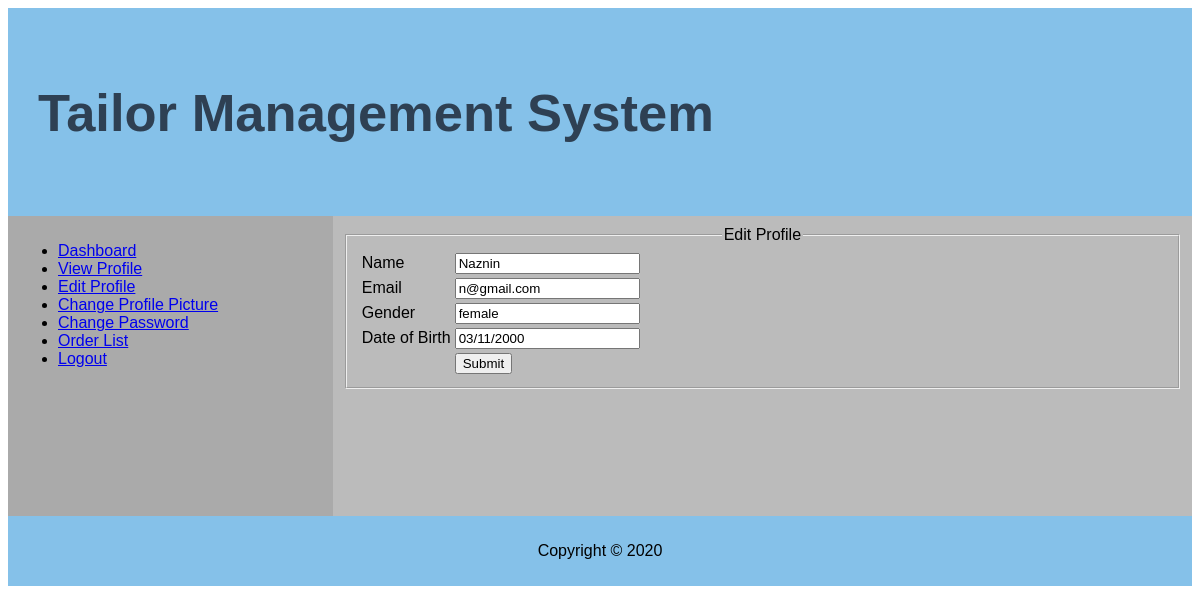
/tailor_edit.php (signed in), run on the app's committed database.
### tables this page shows
CREATE TABLE `tailor` (
  `ID` int(50) NOT NULL,
  `name` varchar(100) NOT NULL,
  `email` varchar(100) NOT NULL,
  `userName` varchar(100) NOT NULL,
  `password` varchar(100) NOT NULL,
  `gender` varchar(100) NOT NULL,
  `dob` varchar(100) NOT NULL,
  `picture` varchar(100) NOT NULL,
  `type` varchar(50) NOT NULL
);

### tailor_edit.php (the view, shortened to what this page needs)
<?php
$userName=$_SESSION['userName'];
?>
<html>
<head>
</head>
<body>
<div class="grid-container">
  <div class="header">
    <h2 style="color: #2E4053"; align="left">Tailor Management System <?php
    $name=$_SESSION['name'];
    ?></h2>
  </div>
  <div class="left" style="background-color:#aaa;">
  <ul>
  <li><a href="ntailor.php">Dashboard</a></li>
  <li><a href="tailor_view.php?userName=<?php echo $userName; ?>">View Profile</a></li>
  <li><a href="tailor_edit.php">Edit Profile</a></li>
  <li><a href="tailor_changepic.php">Change Profile Picture</a></li>
  <li><a href="tailor_changepass.php">Change Password</a></li>
  <li><a href="tailor_taken_order.php">Order List</a></li>
    <li><a href="logout.php">Logout</a></li>
</ul>
  </div>
  <div class="middle" style="background-color:#bbb;">
    <?php
    $con=mysqli_connect("localhost","root","","db");
    $sql="SELECT * FROM tailor WHERE userName='$userName'";
    $result=mysqli_query($con,$sql);
    if(mysqli_num_rows($result)>0)
    {
      ($row=mysqli_fetch_array($result));
       $name=$row["name"];
       $email=$row["email"];
       $gender=$row["gender"];
       $dob=$row["dob"];
    }
    else
    {
      echo "No data found.<br/>";
    }
    ?>
     <fieldset align="center">
			<legend>Edit Profile</legend>
			<form action="<?php htmlspecialchars($_SERVER['PHP_SELF']); ?>" method="POST">
				<table align="left">
					<tr>
						<td>Name</td>
						<td><input type="text" name="name" value=<?php echo"$name" ?>></td>
					</tr>
					<tr>
						<td>Email</td>
						<td><input type="text" name="email" value=<?php echo"$email" ?>></td>
					</tr>
					<tr>
						<td>Gender</td>
						<td><input type="text" name="gender" value=<?php echo"$gender" ?>></td>
					</tr>
          <tr>
						<td>Date of Birth</td>
						<td><input type="text" name="dob" value=<?php echo"$dob" ?>></td>
					</tr>
					<tr>
						<td></td>
						<td><input type="submit" name="change" value="Submit"/></td>
					</tr>
				</table>
			</form>
		</fieldset>
  </div>
  <div class="footer">
    <p>Copyright © 2020</p>
  </div>
</div>
</body>
</html>

### tailor_edit.php (style rules this page uses)
* { box-sizing: border-box; }
body { font-family: Arial, Helvetica, sans-serif; }
.header { grid-area: header; background-color: #85C1E9; padding: 30px; text-align: center; font-size: 35px; }
.grid-container { display: grid; grid-template-areas: 'header header header header header header' 'left middle middle middle middle middle' 'footer footer footer footer footer footer'; }
.left, .middle, .right { padding: 10px; height: 300px; }
.left { grid-area: left; }
.middle { grid-area: middle; }
.footer { grid-area: footer; background-color: #85C1E9; padding: 10px; text-align: center; }

### data on the page
tailor: name "Naznin", email "n@gmail.com", gender "female", dob "03/11/2000"
